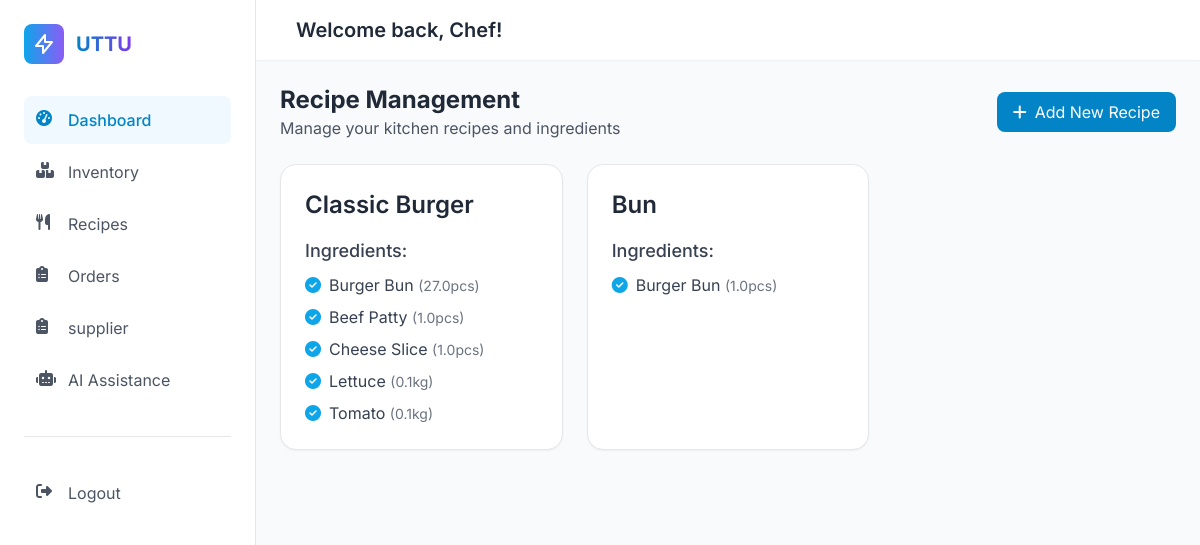
Page /recipes/ on the earlier database version.
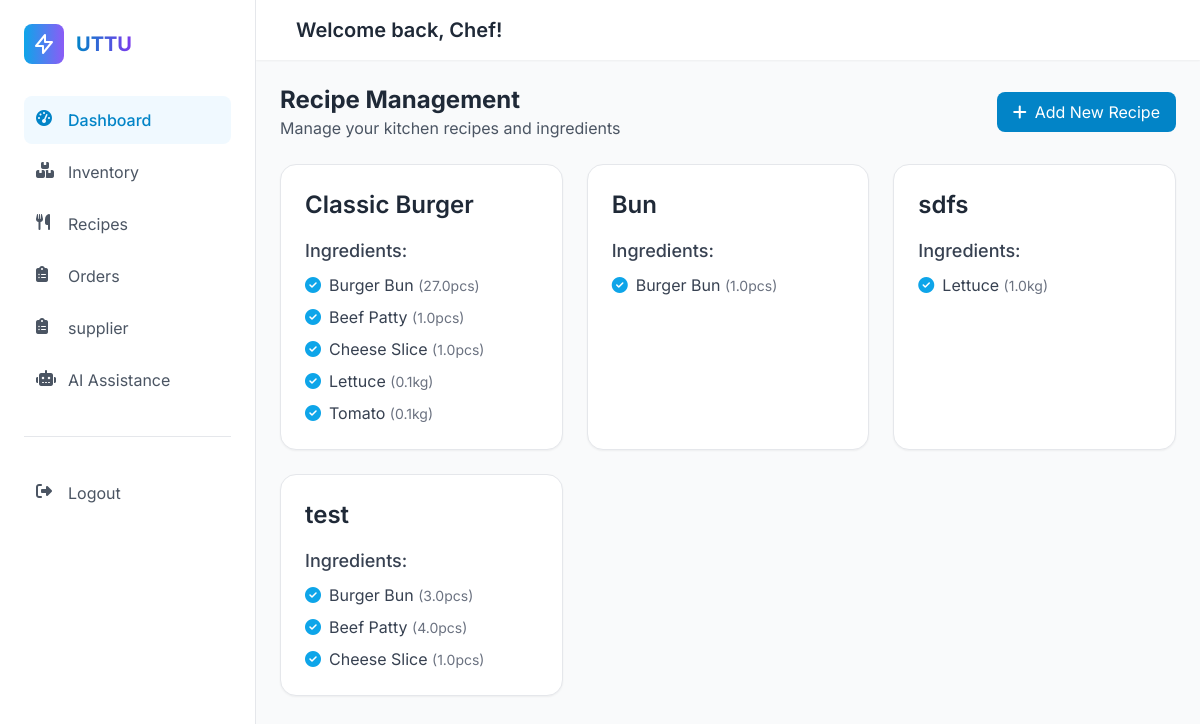
Same page on the later database version.
### app/models.py (models this page shows, shortened)
class Recipe(models.Model):
    name = models.CharField(max_length=100)

class RecipeIngredient(models.Model):
    recipe = models.ForeignKey(Recipe, on_delete=models.CASCADE, related_name='ingredients')
    inventory_item = models.ForeignKey(Inventory, on_delete=models.CASCADE)
    quantity_required = models.FloatField()

class Inventory(models.Model):
    name = models.CharField(max_length=100)
    quantity = models.FloatField()
    unit = models.CharField(max_length=20, default='kg')
    min_threshold = models.FloatField()
    expiry_date = models.DateField(null=True, blank=True)

### app/views.py (the view)
# urls.py: path('recipes/', views.recipes, name='recipes'),
def recipes(request):
    recipes = Recipe.objects.all()
    context = {
        'recipes': recipes
    }
    return render(request, 'Recipes.html', context)

### templates/Recipes.html
{% extends "base.html" %}
{% block content %}
<section id="recipes-section" class="section  p-6">
    <div class="flex flex-col md:flex-row justify-between items-start md:items-center mb-6 gap-4">
        <div>
            <h2 class="text-2xl font-bold text-gray-800">Recipe Management</h2>
            <p class="text-gray-600">Manage your kitchen recipes and ingredients</p>
        </div>
        <a href='/add/recipe/' id="add-recipe-btn" class="bg-primary-600 hover:bg-primary-700 text-white px-4 py-2 rounded-lg transition-all flex items-center">
            <i class="fas fa-plus mr-2"></i> Add New Recipe
        </a>
    </div>
    <div class="grid grid-cols-1 md:grid-cols-2 lg:grid-cols-3 gap-6" id="recipes-container">
        {% for recipe in recipes %}
            <div class="bg-white rounded-2xl shadow-sm hover:shadow-xl transition-shadow duration-300 border border-gray-200 p-6">
                <h2 class="text-2xl font-semibold text-gray-800 mb-4">{{ recipe.name }}</h2>
                <div>
                    <h3 class="text-lg font-medium text-gray-700 mb-2">Ingredients:</h3>
                    <div class="space-y-2">
                        {% for ingredient in recipe.ingredients.all %}
                            <div class="flex items-start space-x-2">
                                <i class="fas fa-check-circle text-primary-500 mt-1"></i>
                                <p class="text-gray-700">
                                    {{ ingredient.inventory_item.name }}
                                    <span class="text-sm text-gray-500">({{ ingredient.quantity_required }}{{ ingredient.inventory_item.unit }})</span>
                                </p>
                            </div>
                        {% endfor %}
                    </div>
                </div>
            </div>
        {% endfor %}
    </div>
</section>
{% endblock content %}

Differences in the rows shown:
added Recipe: name "sdfs"
added RecipeIngredient: inventory_item.name "Lettuce", quantity_required "1.0", inventory_item.unit "kg", shown under "sdfs"
added Recipe: name "test"
added RecipeIngredient: inventory_item.name "Burger Bun", quantity_required "3.0", inventory_item.unit "pcs", shown under "test"
added RecipeIngredient: inventory_item.name "Beef Patty", quantity_required "4.0", inventory_item.unit "pcs", shown under "test"
added RecipeIngredient: inventory_item.name "Cheese Slice", quantity_required "1.0", inventory_item.unit "pcs", shown under "test"
